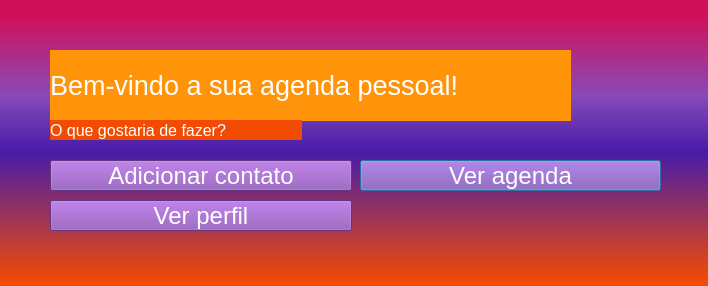
<?xml version="1.0" encoding="UTF-8"?>
<ui version="4.0">
 <class>pagina_principal</class>
 <widget class="QDialog" name="pagina_principal">
  <property name="geometry">
   <rect>
    <x>0</x>
    <y>0</y>
    <width>708</width>
    <height>286</height>
   </rect>
  </property>
  <property name="windowTitle">
   <string>Dialog</string>
  </property>
  <property name="styleSheet">
   <string notr="true">background: qlineargradient(spread:pad, x1:0, y1:0.988636, x2:0, y2:0.028, stop:0 rgba(242, 75, 4, 255), stop:0.477273 rgba(71, 28, 168, 255), stop:0.681818 rgba(136, 74, 184, 255), stop:0.971591 rgba(209, 16, 90, 255));</string>
  </property>
  <widget class="QLabel" name="label">
   <property name="geometry">
    <rect>
     <x>50</x>
     <y>50</y>
     <width>521</width>
     <height>71</height>
    </rect>
   </property>
   <property name="styleSheet">
    <string notr="true">box-shadow: inset 0px 4px 4px rgba(0, 0, 0, 0.25);
font-family: 'Courier New';
color: #FFF;
font-size: 20pt;
background-color: #ff930a</string>
   </property>
   <property name="text">
    <string>Bem-vindo a sua agenda pessoal!</string>
   </property>
  </widget>
  <widget class="QLabel" name="label_2">
   <property name="geometry">
    <rect>
     <x>50</x>
     <y>120</y>
     <width>252</width>
     <height>20</height>
    </rect>
   </property>
   <property name="styleSheet">
    <string notr="true">box-shadow: inset 0px 4px 4px rgba(0, 0, 0, 0.25);
font-family: 'Courier New';
color: #FFF;
font-size: 12pt;
background-color: #F24b04</string>
   </property>
   <property name="text">
    <string>O que gostaria de fazer?</string>
   </property>
  </widget>
  <widget class="QPushButton" name="veragenda">
   <property name="geometry">
    <rect>
     <x>360</x>
     <y>160</y>
     <width>301</width>
     <height>31</height>
    </rect>
   </property>
   <property name="styleSheet">
    <string notr="true">box-shadow: inset 0px 4px 4px rgba(0, 0, 0, 0.25);
font-family: 'Courier New';
color: #FFF;
font-size: 18pt;
background-color: #884ab2</string>
   </property>
   <property name="text">
    <string>Ver agenda</string>
   </property>
  </widget>
  <widget class="QPushButton" name="verperfil">
   <property name="geometry">
    <rect>
     <x>50</x>
     <y>200</y>
     <width>302</width>
     <height>31</height>
    </rect>
   </property>
   <property name="autoFillBackground">
    <bool>false</bool>
   </property>
   <property name="styleSheet">
    <string notr="true">box-shadow: inset 0px 4px 4px rgba(0, 0, 0, 0.25);
font-family: 'Courier New';
color: #FFF;
font-size: 18pt;
background-color: #884ab2;
</string>
   </property>
   <property name="text">
    <string>Ver perfil</string>
   </property>
  </widget>
  <widget class="QPushButton" name="adicionarcontato">
   <property name="geometry">
    <rect>
     <x>50</x>
     <y>160</y>
     <width>302</width>
     <height>31</height>
    </rect>
   </property>
   <property name="autoFillBackground">
    <bool>false</bool>
   </property>
   <property name="styleSheet">
    <string notr="true">box-shadow: inset 0px 4px 4px rgba(0, 0, 0, 0.25);
font-family: 'Courier New';
color: #FFF;
font-size: 18pt;
background-color: #884ab2;
</string>
   </property>
   <property name="text">
    <string>Adicionar contato</string>
   </property>
  </widget>
 </widget>
 <resources/>
 <connections/>
</ui>
